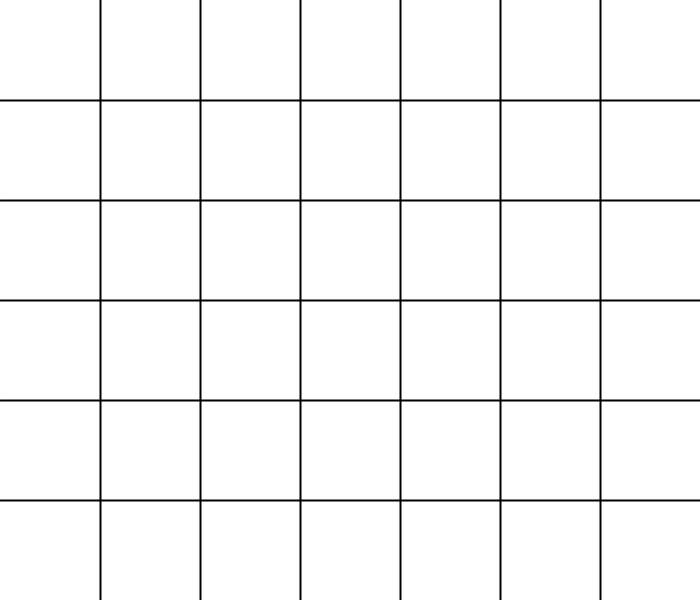
Frame 1 (no input)
Frame 60 (the mouse pressed at the canvas centre just before this capture): identical to frame 1, image omitted
Frame 120 (the mouse held since frame 60 and released just before this capture): identical to frame 1, image omitted

The Processing sketch that drew this single still picture (run headless with seeded random() and noise(); from frame 60 on, the mouse is pressed at the canvas centre):

// Processing sketch: GridSol
// ── GridSol.pde
/*
  Grid Lab.
*/


// declare currentPlayer variable(0 = red, 1 = green)
int currentPlayer;
Board board;

void setup()
{
  size(700,600);
  // initialize currentPLayer, default first player is red
  currentPlayer = 0;
  // initialize board to have 6 rows 7 columns 
  board = new Board(6, 7);
  
}

void draw(){
  background(255);
  // call drawBoard() on board object.
  board.drawBoard();

}

void mouseClicked(){
// mouseClicked is called when the mouse is clicked
// the variable mouseX and mouseY is the coordinate of where mouse was clicked

  // use mouseX, mouseY to compute row and column of Cell.
  int row = mouseY / 100;
  int col = mouseX / 100;
  
  // if Cell at row and col is empty, call selectCell
  // with currentPlayer and row and col to set Cell
  // call updatePlayer() to update currentPlayer.
  if(board.grid[row][col].isEmpty){
    board.selectCell(currentPlayer, row, col);
    updatePlayer();
  }
  
}
    
void updatePlayer(){
  // update currentPlayer variable.
  // if 0 then 1, conversely if 1 then 0.
  currentPlayer++;
  currentPlayer %= 2;
}

// ── Board.pde
public class Board{
  // declare 2D array of Cell objects.
  private Cell[][] grid;
  
  public Board(int row, int col){
    // initialize 2D array of Cell objects(null)
    grid = new Cell[row][col];
    
    // use nested loop to initialize each Cell
    for(int i = 0;i < grid.length;i++)
      for(int j = 0;j < grid[0].length;j++)
        grid[i][j] = new Cell();
  }
  public void selectCell(int player, int row, int col){
    // if Cell at row, col is empty
    // set player and isEmpty variable
    if(grid[row][col].isEmpty){
      grid[row][col].setPlayer(player);
      grid[row][col].isEmpty = false;
    }   
  }
  
  public void drawBoard(){
    // this is the trickiest part of the lab.
    // draw horizontal lines and vertical lines
    strokeWeight(2);
    stroke(0);
    
    // use for loop to draw horizontal lines
    for(int i = 1;i < 6;i++)
      line(0,100 * i,700,100 * i);
    
    // use for loop to draw vertical lines
  
    for(int i= 1;i < 7;i++)
      line(100 * i,0,100 * i,600);
      
    // use nested loop to traverse grid 2D array
    // for each nonempty cell, draw red circle if 0
    // and green circle if 1
    for(int i = 0;i < grid.length;i++){
      for(int j = 0;j < grid[0].length;j++){
        if(!grid[i][j].isEmpty && grid[i][j].getPlayer() == 0){
          fill(255,0,0);
          ellipse(100 * j + 50,100 * i + 50,100,100);
        }
        else if(!grid[i][j].isEmpty && grid[i][j].getPlayer() == 1){
          fill(0,255,0);
          ellipse(100 * j + 50,100 * i + 50,100,100);
        }
          
      }
     }
  
  }
}

// ── Cell.pde
// YOU DO NOT NEED TO IMPLEMENT ANY CODE FOR THIS CLASS
// READ IT SO THAT YOU CAN USE IT CORRECTLY.
public class Cell{
  private int player; // 0 is red, 1 blue
  boolean isEmpty;
  public Cell(){
    player = -1;
    isEmpty = true;
  }
  public int getPlayer(){
    return player;
  }
  public void setPlayer(int p){
    player = p;
  }
}
